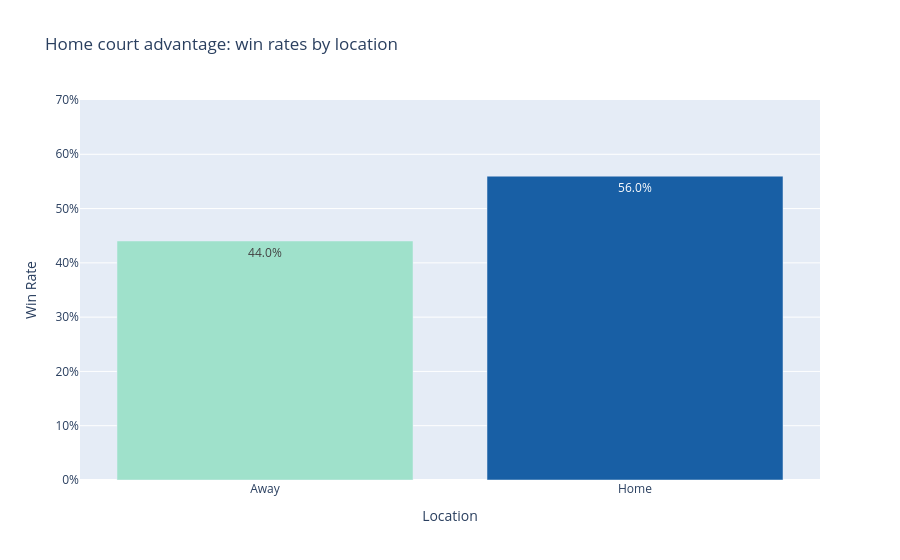

Source (notebook cell):
### Markdown cell above
**📌 Insight — Win Rate by Season**

The win rate stays very close to **50% every season** (within ±1%), confirming the dataset is **perfectly balanced** — every game produces exactly one winner and one loser. This means:
- Accuracy and AUC are on a level playing field; a naive "always predict win" baseline scores exactly 50%.
- No class-weighting or SMOTE is needed.
- The 2020 season (COVID bubble) shows a marginally different pattern; the condensed schedule and neutral-site games may slightly alter home-court dynamics.

### Code cell
# ── 5.2 Home vs Away win rate ─────────────────────────────────────────────
loc_win = df.groupby("Is_Home")["Target"].mean().reset_index()
loc_win["Location"] = loc_win["Is_Home"].map({1: "Home", 0: "Away"})

fig = px.bar(
    loc_win, x="Location", y="Target",
    title="Home court advantage: win rates by location",
    labels={"Target": "Win Rate"},
    color="Location",
    color_discrete_map={"Home": "#185FA5", "Away": "#9FE1CB"},
    text_auto=".1%"
)
fig.update_layout(yaxis_tickformat=".0%", yaxis_range=[0, 0.7], showlegend=False)
fig.show()

### Figure 1 — Plotly figure (JSON) as saved in the notebook; plotly's stock layout.template omitted (floating-point values rounded to 4 significant figures)
{"data": [{"hovertemplate": "Location=%{x}<br>Win Rate=%{y}<extra></extra>", "legendgroup": "Away", "marker": {"color": "#9FE1CB", "pattern": {"shape": ""}}, "name": "Away", "orientation": "v", "showlegend": true, "textposition": "auto", "texttemplate": "%{y:.1%}", "type": "bar", "x": ["Away"], "xaxis": "x", "y": [0.4403], "yaxis": "y"}, {"hovertemplate": "Location=%{x}<br>Win Rate=%{y}<extra></extra>", "legendgroup": "Home", "marker": {"color": "#185FA5", "pattern": {"shape": ""}}, "name": "Home", "orientation": "v", "showlegend": true, "textposition": "auto", "texttemplate": "%{y:.1%}", "type": "bar", "x": ["Home"], "xaxis": "x", "y": [0.5597], "yaxis": "y"}], "layout": {"barmode": "relative", "legend": {"title": {"text": "Location"}, "tracegroupgap": 0}, "showlegend": false, "title": {"text": "Home court advantage: win rates by location"}, "xaxis": {"anchor": "y", "categoryarray": ["Away", "Home"], "categoryorder": "array", "domain": [0, 1], "title": {"text": "Location"}}, "yaxis": {"anchor": "x", "domain": [0, 1], "range": [0, 0.7], "tickformat": ".0%", "title": {"text": "Win Rate"}}}}
